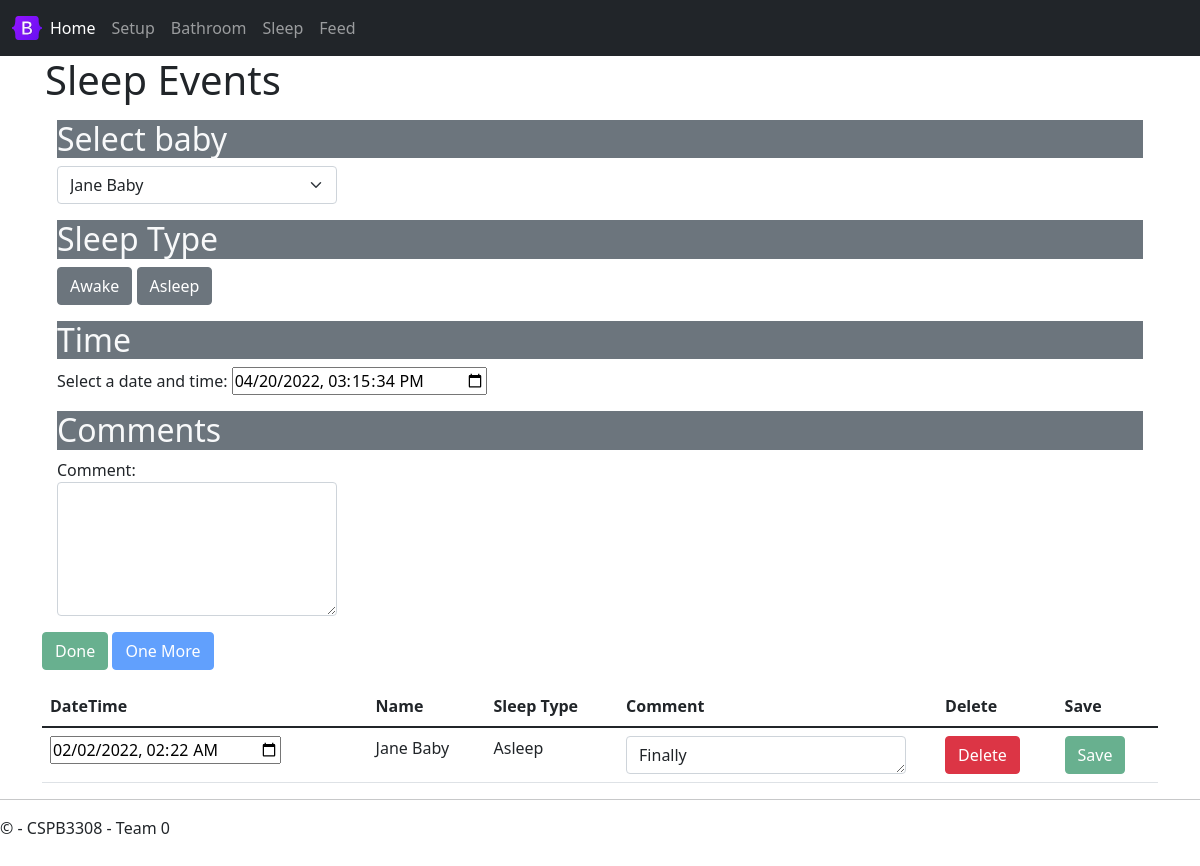
/sleep, run on an earlier commit of the app's database.
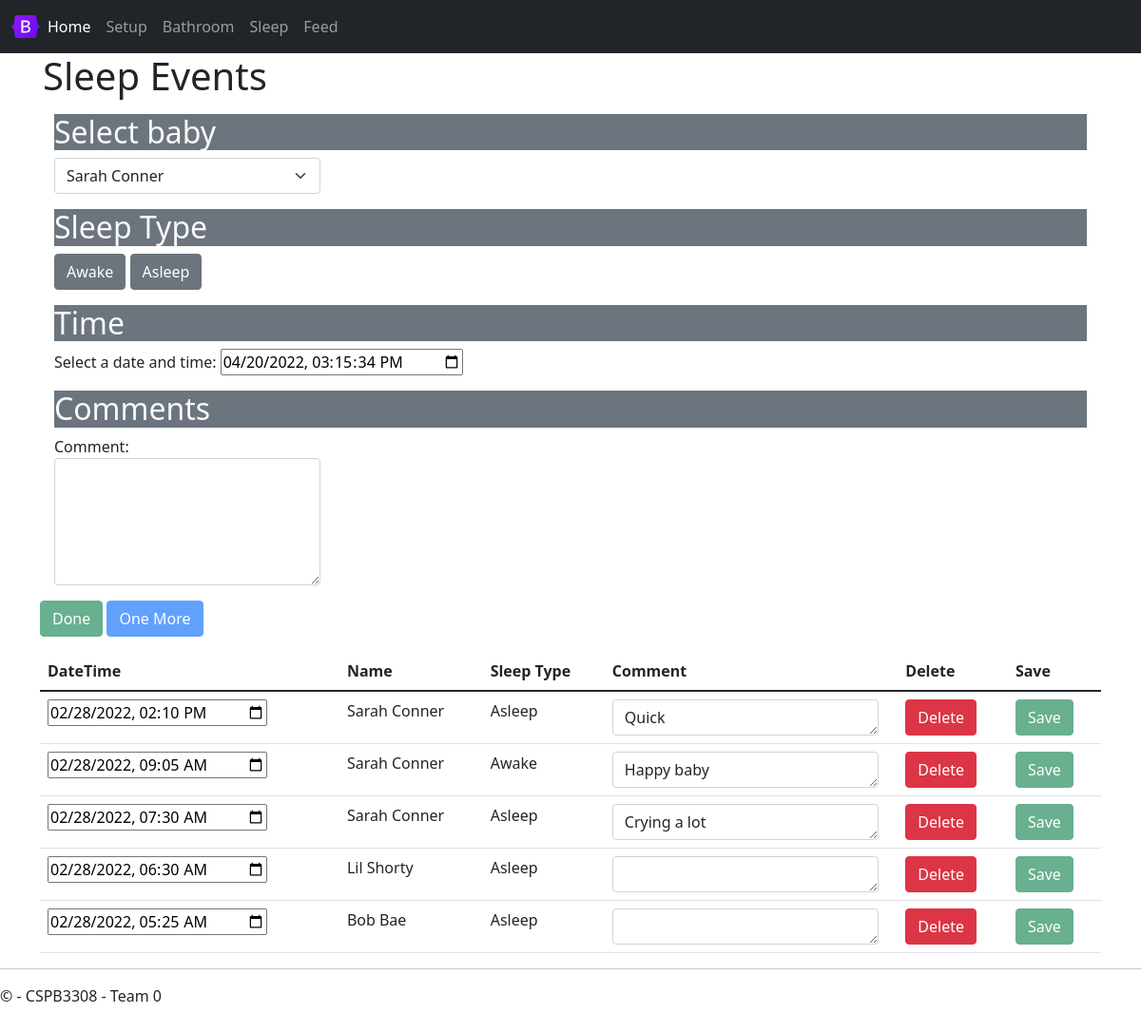
And on a later commit of the database.
### tables this page shows
CREATE TABLE sleep (
sleepEventID INTEGER PRIMARY KEY AUTOINCREMENT,
eventType TEXT DEFAULT "Sleep" NOT NULL,
babyID INTEGER NOT NULL,
sleepType INTEGER NOT NULL,
sleepDateTime TEXT NOT NULL, -- YYYY-MM-DD HH:MM
sleepComment TEXT,
FOREIGN KEY (babyID)
    REFERENCES babies (babyID),
FOREIGN KEY (sleepType)
    REFERENCES sleepType (sleepTypeID)
);

CREATE TABLE sleepType (
sleepTypeID INTEGER PRIMARY KEY AUTOINCREMENT,
sleepTypeName TEXT NOT NULL
);

### source/views.py (the view)
@app.route('/sleep',methods = ['POST', 'GET'])
def sleep():
    if request.method == 'POST':
        result = request.data
        sleep_event = json.loads(result) # creates python dictionary
        if sleep_event['sleepEvent']['deleteFlag'] == True:
            delete_rows('sleep', sleep_event['sleepEvent']['eventId'])
        else:
            sleep_sql_ins(sleep_event['sleepEvent'])             #insert into database
        return  jsonify(""), 200
    else:
        return render_template(
            'sleep.html',
            babies = get_babies(),
            lastBaby = get_last_baby_sleep(),
            recentEvents = sleep_recent_events()
        )

### source/sql_functions.py (called while the page is built)
def get_babies(db_path = "./sqlite3/baby.db"):
    conn = sqlite3.connect(db_path)       #connect to database
    cur = conn.cursor()
    cur.execute("PRAGMA foreign_keys = ON")
    cur.execute("SELECT * FROM babies")
    baby_lst = cur.fetchall()
    conn.close()
    return baby_lst

def get_last_baby_sleep(db_path = "./sqlite3/baby.db"):
    conn = sqlite3.connect(db_path)       #connect to database
    cur = conn.cursor()
    cur.execute("PRAGMA foreign_keys = ON")
    cur.execute("SELECT babyID FROM sleep ORDER BY sleepDateTime DESC LIMIT 1;")
    baby_lst = cur.fetchone()
    babyid = baby_lst[0] #take first tuple
    conn.close()
    return babyid

### source/templates/sleep.html (shortened to what this page needs)
{% extends "layout.html" %}
{% block content %}
<div class="jumbotron">
    <h1>Sleep Events</h1>
</div>
<div class="container mt-3">
    <h2 class="text-light bg-secondary">Select baby</h2>
    <div class="d-flex flex-row">
        <select class="form-select me-3" id="selectBaby" onChange="sleepSelectBaby(this.value)">
            {% for baby in babies %}
                <option value="{{ baby[0] }}">{{ baby[3] }} {{ baby[4] }}</option>
            {% endfor %}
        </select>
    </div>
</div>
<div class="container mt-3">
    <h2 class="text-light bg-secondary">Sleep Type</h2>
    <button type="button" id="btnAwake" class="btn btn-secondary" onclick="sleepUpdateSleepType(1)">Awake</button>
    <button type="button" id="btnAsleep" class="btn btn-secondary" onclick="sleepUpdateSleepType(2)">Asleep</button>
</div>
<div class="container mt-3">
    <h2 class="text-light bg-secondary">Time</h2>
    <div class="form-group">
        <label for="inputDateTime">Select a date and time:</label>
        <input type="datetime-local" id="inputDateTime" onChange="sleepUpdateDateTime(this.value)" />
    </div>
</div>
<div class="container mt-3">
    <h2 class="text-light bg-secondary">Comments</h2>
    <div class="form-group">
        <label for="comment">Comment:</label>
        <textarea class="form-control" rows="5" id="textComment" onChange="sleepUpdateComment(this.value)"></textarea>
    </div>
</div>
</div>
<div class="container mt-3">
    <button type="button" id="btnDone" class="btn btn-success" onClick='sleepAddSleepEvent(true)' disabled>Done</button>
    <button type="button" id="btnOneMore" class="btn btn-primary" onClick='sleepAddSleepEvent(false)' disabled>One More</button>
</div>
<div class="container mt-3">
    <table class="table">
        <thead>
          <tr>
            <th scope="col">DateTime</th>
            <th scope="col">Name</th>
            <th scope="col">Sleep Type</th>
            <th scope="col">Comment</th>
            <th scope="col">Delete</th>
            <th scope="col">Save</th>
          </tr>
        </thead>
        <tbody>
            {% set currEvent = 0 %}
            {% for event in recentEvents %}
                {% set currEvent = event %}
                <tr>
                    <td><input type="datetime-local" value="{{ event[2] }}"/></td>
                    <td>{{ event[1] }}</td>
                    <td>{{ event[3] }}</td>
                    <td><textarea class="form-control" rows="1">{{ event[4] }}</textarea></td>
                    <td><button type="button" class="btn btn-danger" onClick="sleepDeleteSleepEvent({{ event[0]|safe }})">Delete</button></td>
                    <td><button type="button" class="btn btn-success" disabled onClick="sleepSaveSleepEvent({{ event|safe }})">Save</button></td>
                </tr>
            {% endfor %}
        </tbody>
      </table>
</div>
{% endblock %}

### source/templates/layout.html (shortened to what this page needs)
<!DOCTYPE html>
<html>
<head>
    <link rel="stylesheet" type="text/css" href="/static/content/bootstrap.min.css" />
    <link rel="stylesheet" type="text/css" href="/static/content/site.css" />
</head>
<body>
    <nav class="navbar navbar-expand-sm navbar-dark bg-dark">
        <div class="container-fluid">
            <img src="/static/images/bootstrap-logo.svg" alt="" width="30" height="24"
                class="d-inline-block align-text-top">
            <div class="collapse navbar-collapse" id="mynavbar">
                <ul class="navbar-nav me-auto">
                    <li class="nav-item">
                        <a class="nav-link active" aria-current="page" href="{{ url_for('home') }}">Home</a>
                    </li>
                    <li class="nav-item">
                        <a class="nav-link" href="{{ url_for('setup') }}">Setup</a>
                    </li>
                    <li class="nav-item">
                        <a class="nav-link" href="{{ url_for('bathroom') }}">Bathroom</a>
                    </li>
                    <li class="nav-item">
                        <a class="nav-link" href="{{ url_for('sleep') }}">Sleep</a>
                    </li>
                    <li class="nav-item">
                        <a class="nav-link" href="{{ url_for('feed') }}">Feed</a>
                    </li>
                </ul>
            </div>
        </div>
    </nav>
    <div class="container body-content">
        {% block content %}{% endblock %}
        <hr />
        <footer>
            <p>&copy; {{ year }} - CSPB3308 - Team 0</p>
        </footer>
</body>
</html>

### source/static/content/site.css (style rules this page uses)
body { padding-top: 0px; padding-bottom: 20px; }
.body-content { padding-left: 15px; padding-right: 15px; }
input, select, textarea { max-width: 280px; }

What changed in the data, as far as the page shows it:
no longer on this page (row edited): sleep: sleepDateTime "02/02/2022 02:22", event "Jane Baby", sleepTypeName "Asleep", sleepComment "Finally"
added sleep: sleepDateTime "02/28/2022 14:10", event "Sarah Conner", sleepTypeName "Asleep", sleepComment "Quick"
added sleep: sleepDateTime "02/28/2022 09:05", event "Sarah Conner", sleepTypeName "Awake", sleepComment "Happy baby"
added sleep: sleepDateTime "02/28/2022 07:30", event "Sarah Conner", sleepTypeName "Asleep", sleepComment "Crying a lot"
added sleep: sleepDateTime "02/28/2022 06:30", event "Lil Shorty", sleepTypeName "Asleep"
added sleep: sleepDateTime "02/28/2022 05:25", event "Bob Bae", sleepTypeName "Asleep"
Also different on the page:
form field value: "Jane Baby" → "Sarah Conner"
